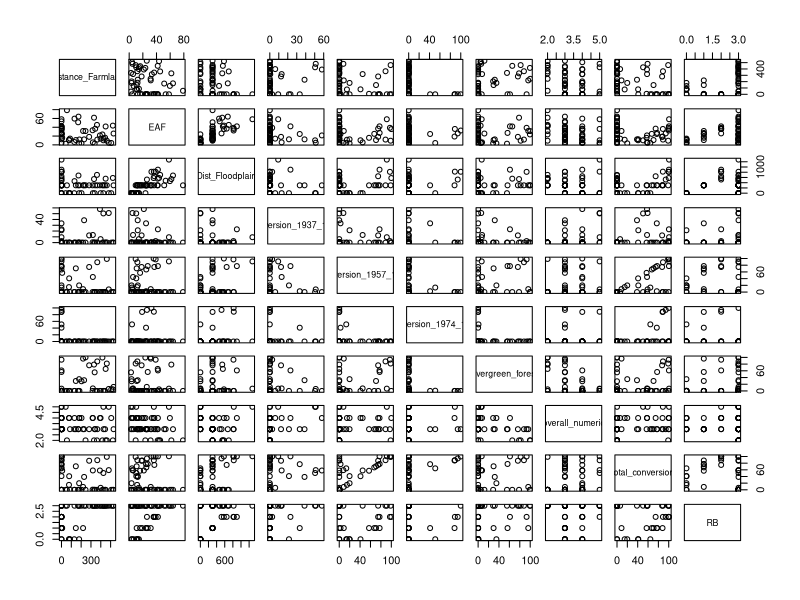
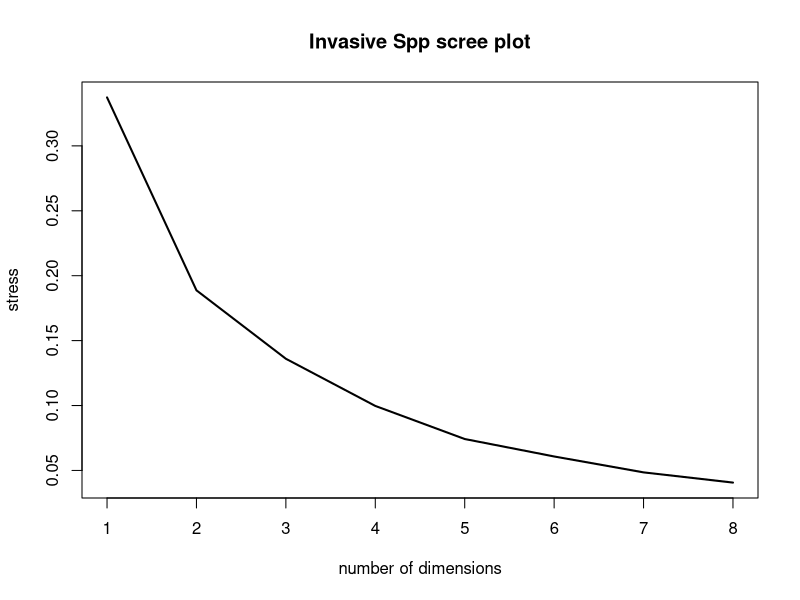
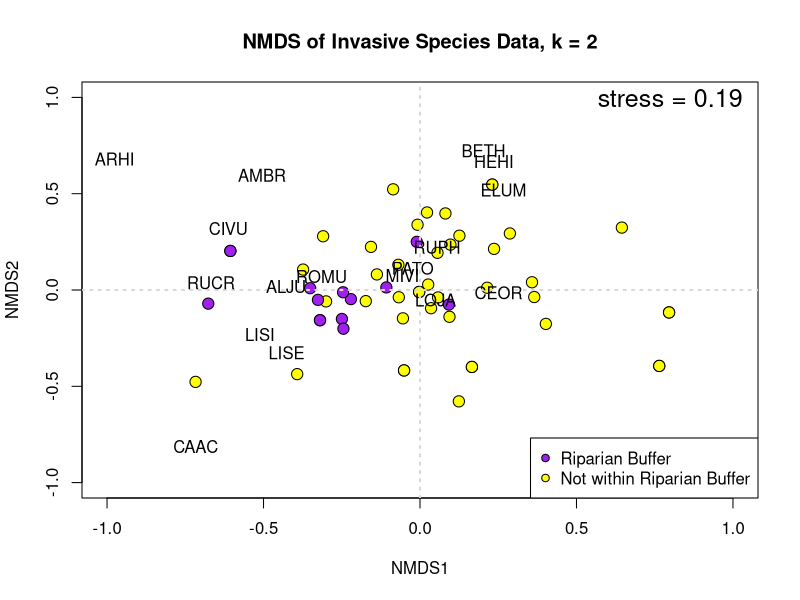
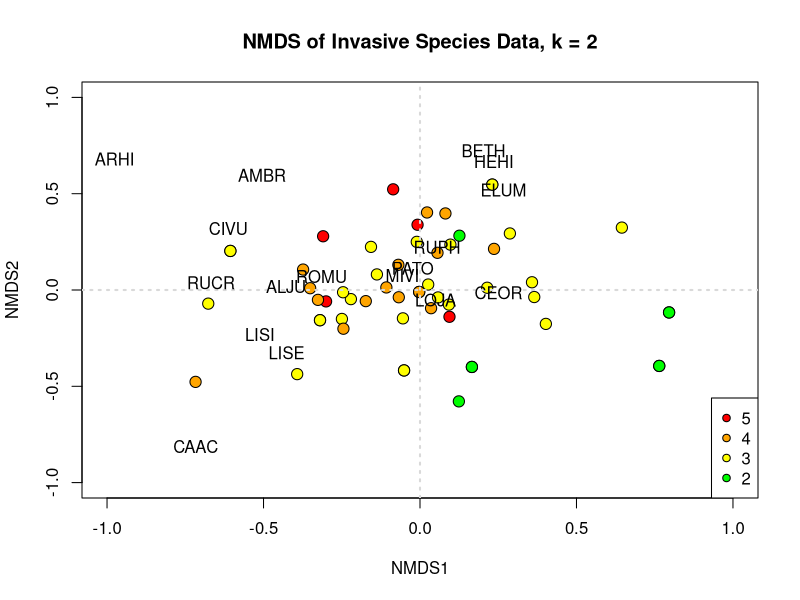
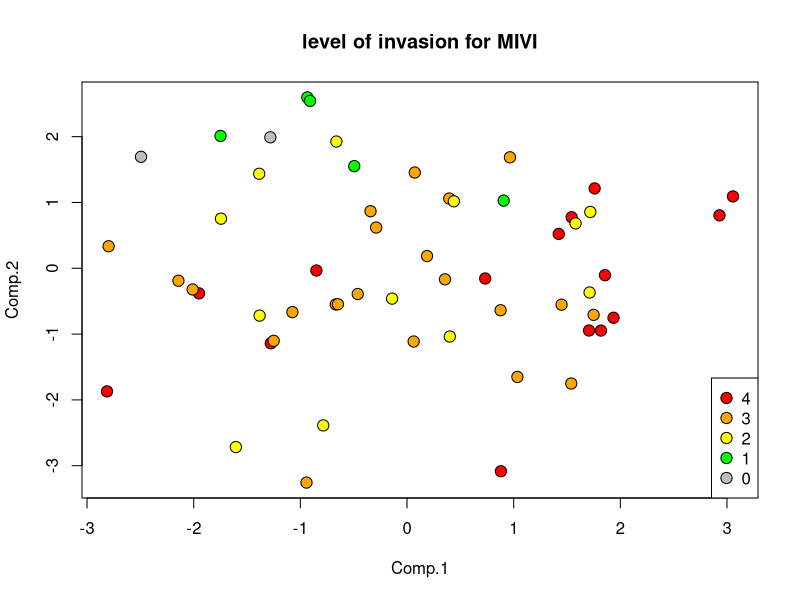
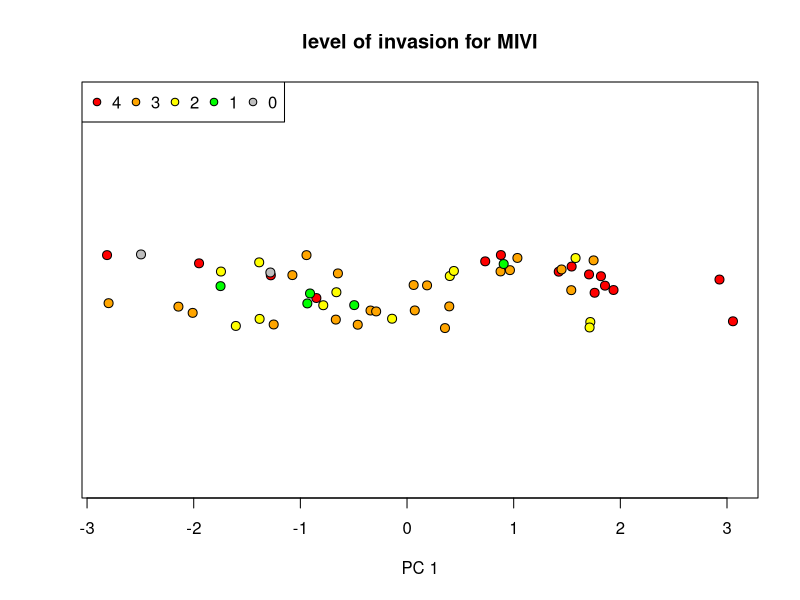
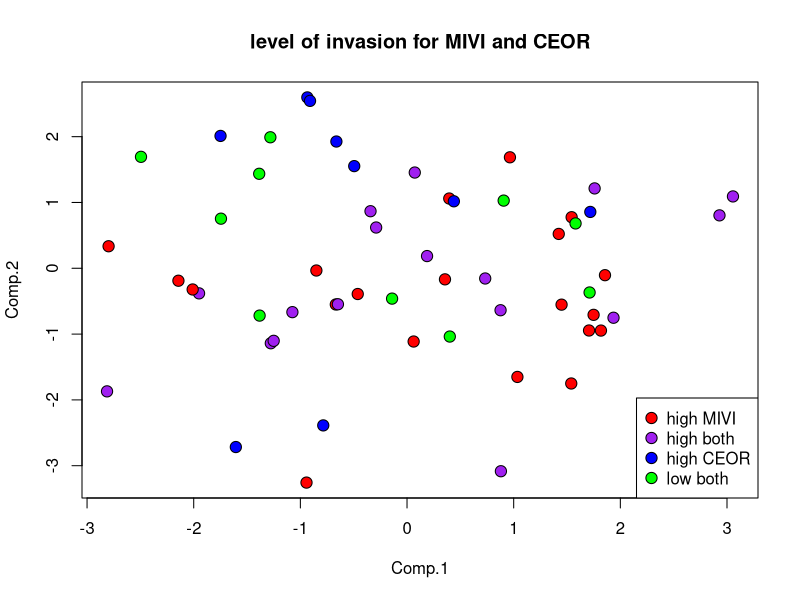
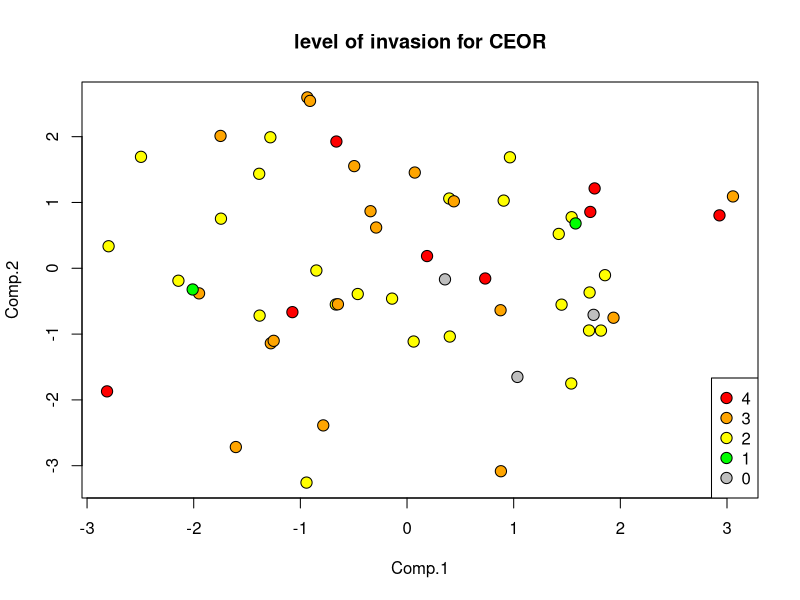

Write R code to recreate these figures, in order.
## ---- chunk 1
knitr::opts_chunk$set(echo = TRUE)
## ---- chunk 2
library(magrittr)
library(glmmTMB) %>% suppressWarnings()
library(MASS)
library(vegan)
## ---- chunk 3
df <- read.csv("surveyed_data.csv")
df <- df[,-c(3,4,5)]
#df$RB <- (df$Distance_Riparian_Buffer < 50) %>% as.numeric()
#df <- df[,-1] #drop Distance from Riparian Buffer
## ---- chunk 4
RB <- c() #create empty vector to append to
for (i in df$Distance_Riparian_Buffer){
  if(i == 0)
    RB <- c(RB, 0)
  if(i > 0 & i < 50)
    RB <- c(RB, 1)
  if(i > 50 & i < 150)
    RB <- c(RB, 2)
  if(i > 150)
    RB <- c(RB, 3)
}
df$RB <- RB
df <- df[,-1] #drop Distance from Riparian Buffer

## ---- chunk 5
plot(df)
df <- df[,-c(4,5,6)]
## ---- chunk 6
Mnb <- glm.nb(overall_numeric ~ Distance_Farmland +
          EAF +
          Dist_Floodplain +
          evergreen_forest +
          total_conversion +
          RB +
          Dist_Floodplain * RB,
          data = df)
M2 <- glmmTMB(overall_numeric ~ Distance_Farmland +
          EAF +
          evergreen_forest +
          (1|RB),
          data = df,
          family = nbinom2)
M3 <- glmmTMB(overall_numeric ~ Distance_Farmland +
          EAF +
          evergreen_forest +
          (Dist_Floodplain|RB),
          data = df,
          family = nbinom2)
## ---- chunk 7
Mpois <- glm(overall_numeric ~ Distance_Farmland +
          EAF +
          Dist_Floodplain +
          evergreen_forest +
          total_conversion +
          RB +
          Dist_Floodplain * RB,
          data = df,
          family = "poisson")
## ---- chunk 8
AIC(Mnb, Mpois)
## ---- chunk 9
summary(Mpois)
## ---- chunk 10
drop1(Mpois, test = "Chisq")
## ---- chunk 11
M2 <- update(Mpois, .~. -(Dist_Floodplain:RB))
summary(M2)
## ---- chunk 12
drop1(M2, test = "Chisq")
## ---- chunk 13
M3 <- update(M2, .~. -Dist_Floodplain)
summary(M3)
## ---- chunk 14
drop1(M3, test = "Chisq")
## ---- chunk 15
M4 <- update(M3, .~. -Distance_Farmland)
summary(M4)
## ---- chunk 16
drop1(M4, test = "Chisq")
## ---- chunk 17
M5 <- update(M4, .~. -RB)
summary(M5)
## ---- chunk 18
M6 <- glm(overall_numeric ~ EAF + evergreen_forest + total_conversion + EAF * RB, 
    family = "poisson", data = df)
AIC(M5, M6)
## ---- chunk 19
drop1(M5, test = "Chisq")
## ---- chunk 20
M7 <- update(M5, .~. -EAF)
summary(M7)
## ---- chunk 21
drop1(M7, test = "Chisq")
## ---- chunk 22
M8 <- update(M7, .~. -total_conversion)
summary(M8)
## ---- chunk 23
df <- read.csv("surveyed_data.csv")
spp <- c()

# create a list that contains individual species for each polygon
for(i in df$individual){
  spp <- c(spp,(strsplit(i, ",")))
} 
## ---- chunk 24
MIVI <- c()
for (i in spp) {
  spp.vec <- strsplit(i, split = "-") %>% unlist
  if("MIVI" %in% spp.vec){
    idx <- which(spp.vec == "MIVI")
    MIVI <- c(MIVI, spp.vec[idx + 1] %>% as.numeric())
  }
  else
    MIVI <- c(MIVI, 0)
}
df$MIVI <- MIVI
## ---- chunk 25
LOJA <- c()
for (i in spp) {
  spp.vec <- strsplit(i, split = "-") %>% unlist
  if("LOJA" %in% spp.vec){
    idx <- which(spp.vec == "LOJA")[1] #due to recording error, have to add [1] so that which only gives the first index 
    print(idx)
    LOJA <- c(LOJA, spp.vec[idx + 1] %>% as.numeric())
  }
  else
    LOJA <- c(LOJA, 0)
}

df$LOJA <- LOJA
## ---- chunk 26
ELUM <- c()
for (i in spp) {
  spp.vec <- strsplit(i, split = "-") %>% unlist
  if("ELUM" %in% spp.vec){
    idx <- which(spp.vec == "ELUM")
    ELUM <- c(ELUM, spp.vec[idx + 1] %>% as.numeric())
  }
  else
    ELUM <- c(ELUM, 0)
}
df$ELUM <- ELUM
## ---- chunk 27
ROMU <- c()
for (i in spp) {
  spp.vec <- strsplit(i, split = "-") %>% unlist
  if("ROMU" %in% spp.vec){
    idx <- which(spp.vec == "ROMU")
    ROMU <- c(ROMU, spp.vec[idx + 1] %>% as.numeric())
  }
  else
    ROMU <- c(ROMU, 0)
}
df$ROMU <- ROMU
## ---- chunk 28
LISE <- c()
for (i in spp) {
  spp.vec <- strsplit(i, split = "-") %>% unlist
  if("LISE" %in% spp.vec){
    idx <- which(spp.vec == "LISE")
    LISE <- c(LISE, spp.vec[idx + 1] %>% as.numeric())
  }
  else
    LISE <- c(LISE, 0)
}

df$LISE <- LISE
## ---- chunk 29
CEOR <- c()
for (i in spp) {
  spp.vec <- strsplit(i, split = "-") %>% unlist
  if("CEOR" %in% spp.vec){
    idx <- which(spp.vec == "CEOR")
    CEOR <- c(CEOR, spp.vec[idx + 1] %>% as.numeric())
  }
  else
    CEOR <- c(CEOR, 0)
}
df$CEOR <- CEOR
## ---- chunk 30
BETH <- c()
for (i in spp) {
  spp.vec <- strsplit(i, split = "-") %>% unlist
  if("BETH" %in% spp.vec){
    idx <- which(spp.vec == "BETH")
    BETH <- c(BETH, spp.vec[idx + 1] %>% as.numeric())
  }
  else
    BETH <- c(BETH, 0)
}
df$BETH <- BETH
## ---- chunk 31
CIVU <- c()
for (i in spp) {
  spp.vec <- strsplit(i, split = "-") %>% unlist
  if("CIVU" %in% spp.vec){
    idx <- which(spp.vec == "CEOR")
    CIVU <- c(CIVU, spp.vec[idx + 1] %>% as.numeric())
  }
  else
    CIVU <- c(CIVU, 0)
}
df$CIVU <- CIVU
## ---- chunk 32
RUPH <- c()
for (i in spp) {
  spp.vec <- strsplit(i, split = "-") %>% unlist
  if("RUPH" %in% spp.vec){
    idx <- which(spp.vec == "RUPH")
    RUPH <- c(RUPH, spp.vec[idx + 1] %>% as.numeric())
  }
  else
    RUPH <- c(RUPH, 0)
}
df$RUPH<- RUPH
## ---- chunk 33
HEHI <- c()
for (i in spp) {
  spp.vec <- strsplit(i, split = "-") %>% unlist
  if("HEHI" %in% spp.vec){
    idx <- which(spp.vec == "HEHI")
    HEHI <- c(HEHI, spp.vec[idx + 1] %>% as.numeric())
  }
  else
    HEHI <- c(HEHI, 0)
}
df$HEHI <- HEHI
## ---- chunk 34
PATO <- c()
for (i in spp) {
  spp.vec <- strsplit(i, split = "-") %>% unlist
  if("PATO" %in% spp.vec){
    idx <- which(spp.vec == "PATO")
    PATO <- c(PATO, spp.vec[idx + 1] %>% as.numeric())
  }
  else
    PATO <- c(PATO, 0)
}
df$PATO <- PATO
## ---- chunk 35
df$PATO[df$PATO %>% is.na() %>% which] <- 1 #make NA index 1
## ---- chunk 36
ALJU <- c()
for (i in spp) {
  spp.vec <- strsplit(i, split = "-") %>% unlist
  if("ALJU" %in% spp.vec){
    idx <- which(spp.vec == "ALJU")
    ALJU <- c(ALJU, spp.vec[idx + 1] %>% as.numeric())
  }
  else
    ALJU <- c(ALJU, 0)
}
df$ALJU <- ALJU
## ---- chunk 37
RUCR <- c()
for (i in spp) {
  spp.vec <- strsplit(i, split = "-") %>% unlist
  if("RUCR" %in% spp.vec){
    idx <- which(spp.vec == "RUCR")
    RUCR <- c(RUCR, spp.vec[idx + 1] %>% as.numeric())
  }
  else
    RUCR <- c(RUCR, 0)
}
df$RUCR <- RUCR
## ---- chunk 38
LISI <- c()
for (i in spp) {
  spp.vec <- strsplit(i, split = "-") %>% unlist
  if("LISI" %in% spp.vec){
    idx <- which(spp.vec == "LISI")
    LISI <- c(LISI, spp.vec[idx + 1] %>% as.numeric())
  }
  else
    LISI <- c(LISI, 0)
}
df$LISI <- LISE + LISI
## ---- chunk 39
CAAC <- c()
for (i in spp) {
  spp.vec <- strsplit(i, split = "-") %>% unlist
  if("CAAC" %in% spp.vec){
    idx <- which(spp.vec == "CAAC")
    CAAC <- c(CAAC, spp.vec[idx + 1] %>% as.numeric())
  }
  else
    CAAC <- c(CAAC, 0)
}
df$CAAC <- CAAC
## ---- chunk 40
EUFO <- c()
for (i in spp) {
  spp.vec <- strsplit(i, split = "-") %>% unlist
  if("EUFO" %in% spp.vec){
    idx <- which(spp.vec == "EUFO")
    EUFO <- c(EUFO, spp.vec[idx + 1] %>% as.numeric())
  }
  else
    EUFO <- c(EUFO, 0)
}
df$EUFO <- EUFO
## ---- chunk 41
df$EUFO[df$EUFO %>% is.na() %>% which] <- 1 #make NA index 1

## ---- chunk 42
ELUM <- c()
for (i in spp) {
  spp.vec <- strsplit(i, split = "-") %>% unlist
  if("ELUM" %in% spp.vec){
    idx <- which(spp.vec == "ELUM")
    ELUM <- c(ELUM, spp.vec[idx + 1] %>% as.numeric())
  }
  else
    ELUM <- c(ELUM, 0)
}
df$ELUM <- ELUM
## ---- chunk 43
LOMA <- c()
for (i in spp) {
  spp.vec <- strsplit(i, split = "-") %>% unlist
  if("LOMA" %in% spp.vec){
    idx <- which(spp.vec == "LOMA")
    LOMA <- c(LOMA, spp.vec[idx + 1] %>% as.numeric())
  }
  else
    LOMA <- c(LOMA, 0)
}
df$LOMA <- LOMA
## ---- chunk 44
ARHI <- c()
for (i in spp) {
  spp.vec <- strsplit(i, split = "-") %>% unlist
  if("ARHI" %in% spp.vec){
    idx <- which(spp.vec == "ARHI")
    ARHI <- c(ARHI, spp.vec[idx + 1] %>% as.numeric())
  }
  else
    ARHI <- c(ARHI, 0)
}
df$ARHI <- ARHI
## ---- chunk 45
AMBR <- c()
for (i in spp) {
  spp.vec <- strsplit(i, split = "-") %>% unlist
  if("AMBR" %in% spp.vec){
    idx <- which(spp.vec == "AMBR")
    AMBR <- c(AMBR, spp.vec[idx + 1] %>% as.numeric())
  }
  else
    AMBR <- c(AMBR, 0)
}
df$AMBR <- AMBR
## ---- chunk 46
LECU <- c()
for (i in spp) {
  spp.vec <- strsplit(i, split = "-") %>% unlist
  if("LECU" %in% spp.vec){
    idx <- which(spp.vec == "LECU")
    LECU <- c(LECU, 1)
  }
  else
    LECU <- c(LECU, 0)
}
df$LECU <- LECU
## ---- chunk 47
PUMO <- c()
for (i in spp) {
  spp.vec <- strsplit(i, split = "-") %>% unlist
  if("PUMO" %in% spp.vec){
    idx <- which(spp.vec == "PUMO")
    PUMO <- c(PUMO, spp.vec[idx + 1] %>% as.numeric())
  }
  else
    PUMO <- c(PUMO, 0)
}
df$PUMO <- PUMO
## ---- chunk 48
df <- df[,-c(3,4,5)]
df$RB <- (df$Distance_Riparian_Buffer < 50) %>% as.numeric()
## ---- chunk 49
df <- df[,-c(1,10)] #drop Distance from Riparian Buffer and total conversion

## ---- chunk 50
# for nmds, only use species as features
nmdf <- df[-c(1:8, 30)] 
## ---- chunk 51
#Use a for loop to try all values of k 1-8
#save stress values in vector called "strs" to make a "scree plot"
strs <- c()

for(i in 1:8){
  nm.i <- metaMDS(nmdf, k = i)
  strs[i] <- nm.i$stress
}

plot(1:8, strs, type = 'l', lwd = 2, 
     ylab = "stress", xlab = "number of dimensions",
     main = "Invasive Spp scree plot")
## ---- chunk 52
nm <- metaMDS(nmdf, noshare = T) #since my features are species, many of the default arguments in the metaMDS function (Bray-Curtis, k = 2, autotransform)
## ---- chunk 53
# create vector of colors
clr <- vector(length = nrow(nmdf))
  clr[which(df$RB == 1)] = "purple" #polygons by RB
  clr[which(df$RB == 0)] = "yellow" #polygons away from RB
#plot site scores
plot(nm$points, pch = 21, bg = clr, 
cex = 1.5, main = "NMDS of Invasive Species Data, k = 2",
ylab = "NMDS2", xlab = "NMDS1",
ylim = c(-1,1), xlim = c(-1,1))

#add quadrant lines  
abline(h = 0, lty = 3, lwd = 2, col = "grey85")
abline(v = 0, lty = 3, lwd = 2, col = "grey85")

#add text for species scores
text(nm$species, lab = names(nmdf) )

legend("bottomright", legend = c("Riparian Buffer", "Not within Riparian Buffer"),
       pch = 21, pt.bg = c("purple","yellow"))

#add stress value 
text(.8, 1, 
     lab = paste("stress =", round(nm$stress,2), sep = " "), 
     cex = 1.5)
## ---- chunk 54
# create vector of colors for each level of overall invasion
clr <- vector(length = nrow(nmdf))
  clr[which(df$overall_numeric == 2)] = "green"
  clr[which(df$overall_numeric == 3)] = "yellow"
  clr[which(df$overall_numeric == 4)] = "orange"
  clr[which(df$overall_numeric == 5)] = "red"
#plot site scores
plot(nm$points, pch = 21, bg = clr, 
cex = 1.5, main = "NMDS of Invasive Species Data, k = 2",
ylab = "NMDS2", xlab = "NMDS1",
ylim = c(-1,1), xlim = c(-1,1))

#add quadrant lines  
abline(h = 0, lty = 3, lwd = 2, col = "grey85")
abline(v = 0, lty = 3, lwd = 2, col = "grey85")

#add text for species scores
text(nm$species, lab = names(nmdf) )

legend("bottomright", legend = 5:2,
       pch = 21, pt.bg = c("red","orange","yellow", "green"))
## ---- chunk 55
#scale function scales all variables and center on zero
# columns selected include all geological/environmental variables + overall invasion
pc <- princomp(scale(df[,c(1:8, 30)], center = TRUE)) 

## ---- chunk 56
#make a vector of colors that correspond to the different species

clr <- vector(length = length(df$MIVI.Length))
  clr[which(df$MIVI == 4)] = "red" #high MIVI invasion
  clr[which(df$MIVI == 3)] = "orange" 
  clr[which(df$MIVI == 2)] = "yellow" 
  clr[which(df$MIVI == 1)] = "green" 
  clr[which(df$MIVI == 0)] = "grey" 

  
#plot it
  
plot(pc$scores[,1:2], type = "n", main = "level of invasion for MIVI")
points(pc$scores[,1:2], pch = 21, bg = clr, cex = 1.5)
legend("bottomright", legend = 4:0,
       pch = 21, pt.bg = c("red","orange","yellow", "green", "grey"), pt.cex = 1.5)

## ---- chunk 57
stripchart(pc$scores[,1], 
           main = "level of invasion for MIVI",
           pch = 21, 
           bg = clr,
           method = "jitter",
           xlab = "PC 1",
           cex = 1.2
           )
legend("topleft", 
       legend = 4:0,
       pch = 21,
       pt.bg = c("red","orange","yellow", "green", "grey"),
       horiz = T)
## ---- chunk 58
#make a vector of colors that correspond to the different species

clr <- vector(length = length(df$MIVI.Length))
  clr[which(df$MIVI >= 3 & df$CEOR < 3)] = "red" #high MIVI invasion
  clr[which(df$MIVI >= 3 & df$CEOR >= 3)] = "purple" #high invasion for both
  clr[which(df$MIVI < 3 & df$CEOR >= 3)] = "blue" # high CEOR invasion
  clr[which(df$MIVI < 3 & df$CEOR < 3)] = "green" #low invasion for both
  
#plot it
  
plot(pc$scores[,1:2], type = "n", main = "level of invasion for MIVI and CEOR")
points(pc$scores[,1:2], pch = 21, bg = clr, cex = 1.5)
legend("bottomright", legend = c("high MIVI","high both","high CEOR", "low both"),
       pch = 21, pt.bg = c("red","purple","blue", "green"), pt.cex = 1.5)

## ---- chunk 59
#make a vector of colors that correspond to the different species

clr <- vector(length = length(df$MIVI.Length))
  clr[which(df$CEOR == 4)] = "red" #high MIVI invasion
  clr[which(df$CEOR == 3)] = "orange" 
  clr[which(df$CEOR == 2)] = "yellow" 
  clr[which(df$CEOR == 1)] = "green" 
  clr[which(df$CEOR == 0)] = "grey" 

  
#plot it
  
plot(pc$scores[,1:2], type = "n", main = "level of invasion for CEOR")
points(pc$scores[,1:2], pch = 21, bg = clr, cex = 1.5)
legend("bottomright", legend = 4:0,
       pch = 21, pt.bg = c("red","orange","yellow", "green", "grey"), pt.cex = 1.5)
